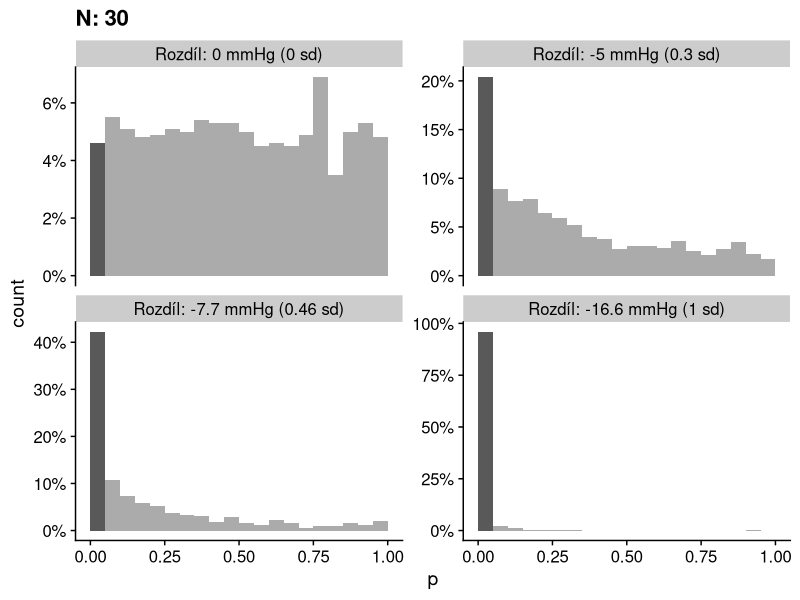
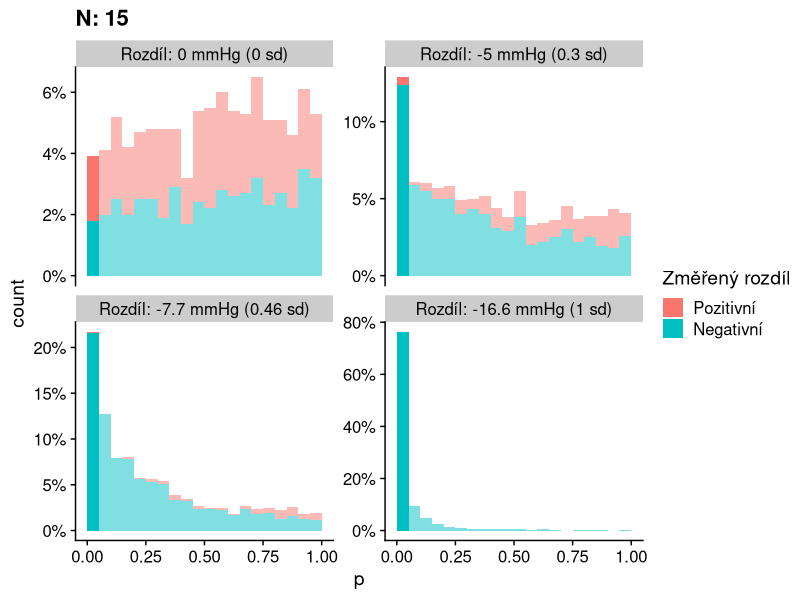
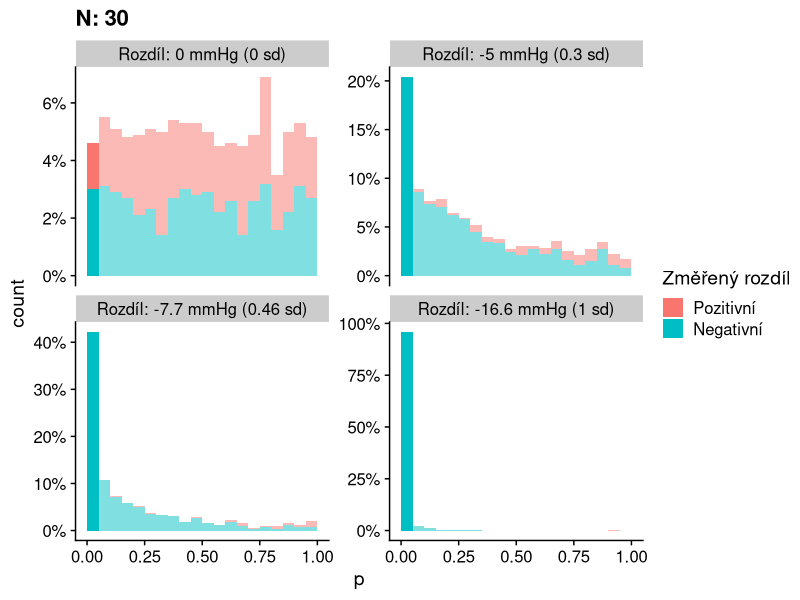
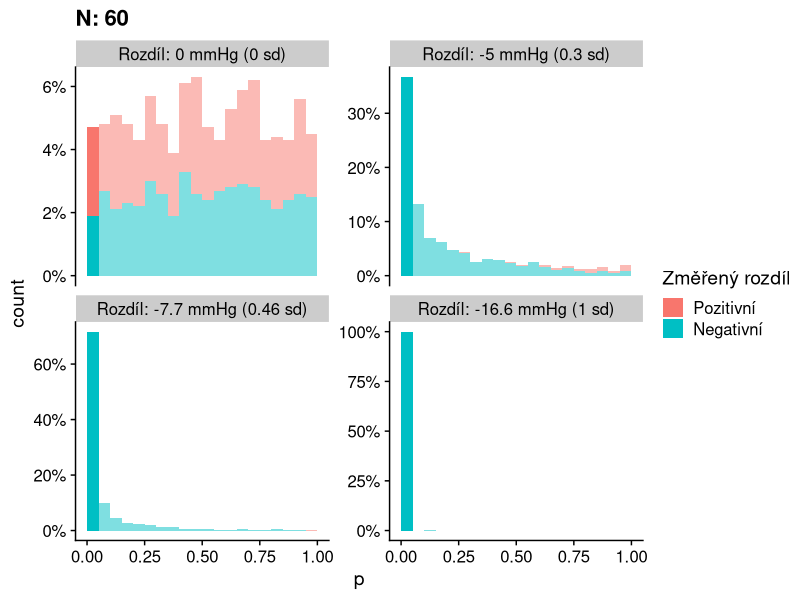
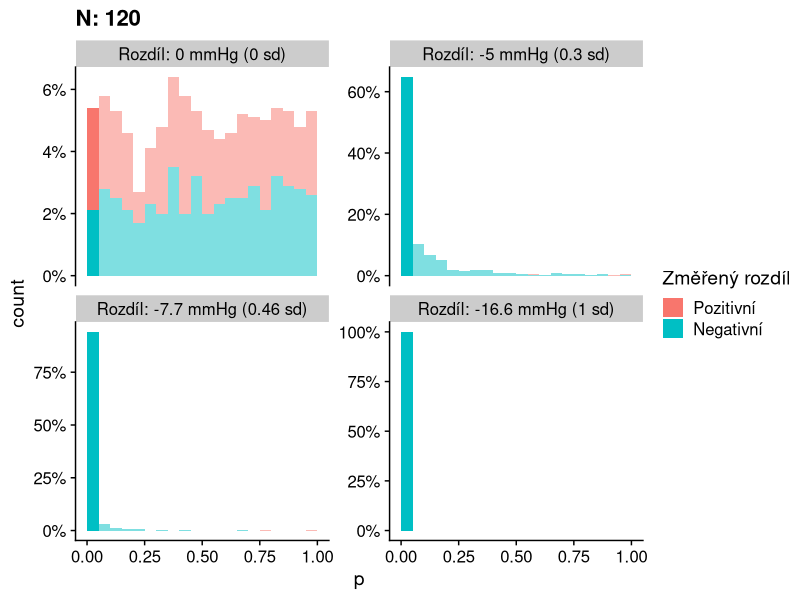
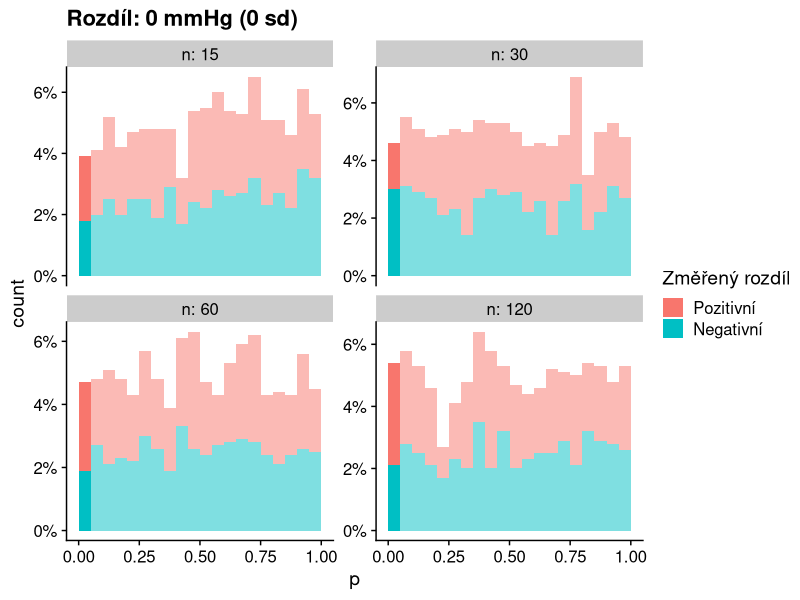
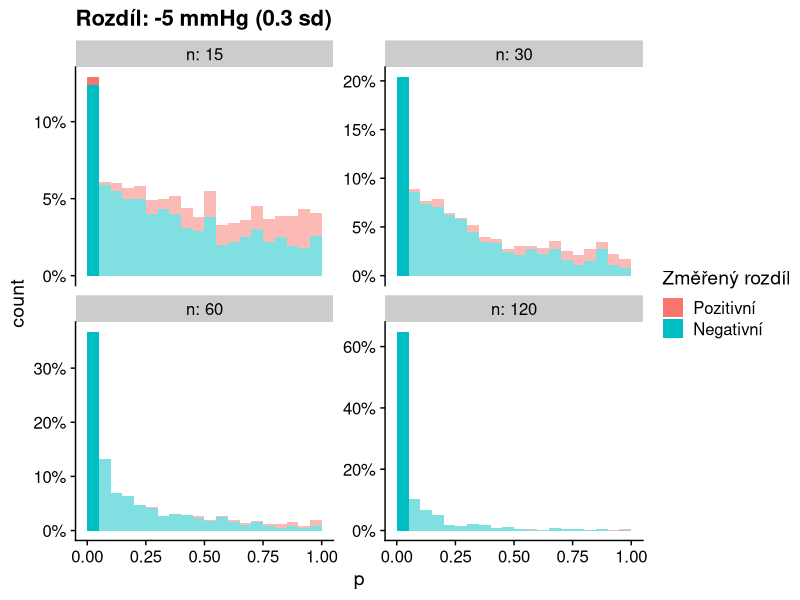
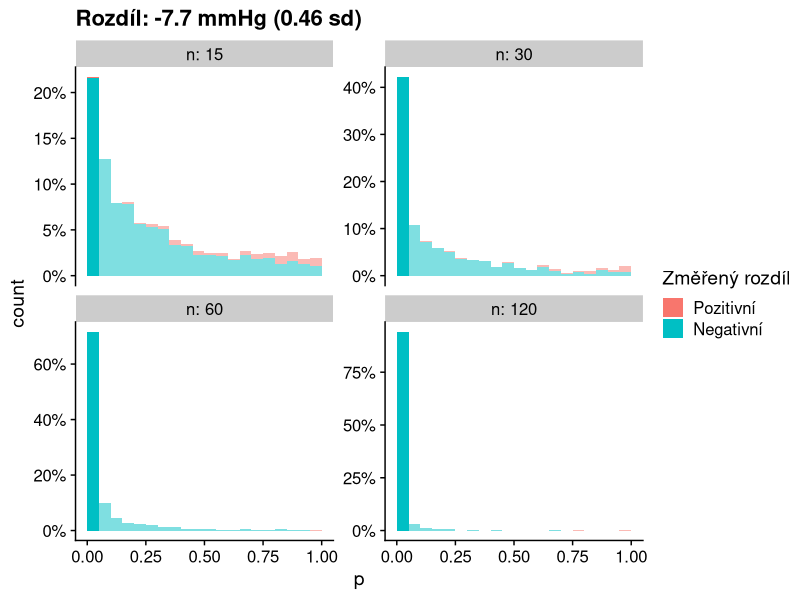

Write the R code that produced these figures, in order. (Note: a time limit stopped this script after it produced the figures.)
## ---- chunk 1
library(tidyverse)
library(cowplot)
theme_set(theme_cowplot())

sbp_sd <- 16.6
effect_ace_minus_placebo <- -7.68

n_sims <- 1000

plots <- list()
widths <- list()
heights <- list()

## ---- chunk 2
velikost_efektu <- tibble(efekt = c(0, -5 / sbp_sd, effect_ace_minus_placebo / sbp_sd, -1))
n_vzorku <- tibble(n = c(15, 30, 60, 120))
#n_vzorku <- tibble(n = seq(sqrt(15), sqrt(120), length.out = 4) ^ 2 %>% round())

single_p_sim <- function(data_row) {
  control <- rnorm(data_row$n, 0, 1)
  treatment <- rnorm(data_row$n, data_row$efekt, 1)
  test_res <- t.test(control, treatment)
  
  cbind(data_row, tibble(p = test_res$p.value, zmereny_rozdil = mean(treatment) - mean(control)))
}

p_velikost_efektu <- velikost_efektu %>% 
  crossing(n_vzorku) %>%
  crossing(sim = 1:n_sims) %>%
  transpose() %>%
  map_df(single_p_sim) %>%
  mutate(druh_rozdilu = factor(zmereny_rozdil > 0, levels = c(TRUE, FALSE), labels = c("Pozitivní", "Negativní")),
         efekt_f = factor(efekt, levels = velikost_efektu$efekt))


## ---- chunk 3
hg_sd_label <- function(sd_val) {
  numeric_sd_val <- sd_val %>% as.numeric()
  paste0("Rozdíl: ", round(sbp_sd * numeric_sd_val, 1), " mmHg (", abs(round(numeric_sd_val, 2)), " sd)")
}


facet_efekt <- facet_wrap(~efekt_f, scales = "free_y", labeller = labeller(efekt_f = hg_sd_label))


scale_pocet <- scale_y_continuous(labels = function(x) { scales::percent(x / n_sims, accuracy = 1)}, trans = scales::trans_new("Relative", transform = function(x) { x / n_sims}, inverse = function(x) { x * n_sims}))

p_breaks <- seq(0,1, by = 0.05)
n_first_plot <- n_vzorku$n[2]

plots$p_fixini_n_prvni <- p_velikost_efektu %>% filter(n == n_first_plot) %>% 
  ggplot(aes(x = p, alpha = p < 0.05)) + geom_histogram(breaks = p_breaks) +  
  scale_alpha_discrete(range = c(0.5,1), guide = FALSE) +
  scale_pocet + facet_efekt + ggtitle(paste0("N: ", n_first_plot))
plots$p_fixini_n_prvni

for(n_k_zobrazeni in n_vzorku$n) {
  plot_name <- paste0("p_fixni_n_", n_k_zobrazeni)
  plots[[plot_name]] <- p_velikost_efektu %>% filter(n == n_k_zobrazeni) %>% ggplot(aes(x = p, fill = druh_rozdilu, alpha = p < 0.05)) + geom_histogram(breaks = p_breaks) + 
      scale_pocet + facet_efekt + scale_fill_discrete("Změřený rozdíl") +
      scale_alpha_discrete(range = c(0.5,1), guide = FALSE) +
      ggtitle(paste0("N: ", n_k_zobrazeni))
  print(plots[[plot_name]])
}


for(efekt_k_zobrazeni in velikost_efektu$efekt) {
  plot_name <- paste0("p_fixni_efekt_", round(efekt_k_zobrazeni,2))
  plots[[plot_name]] <- p_velikost_efektu %>% filter(efekt == efekt_k_zobrazeni) %>% ggplot(aes(x = p, fill = druh_rozdilu, alpha = p < 0.05)) + 
      geom_histogram(breaks = p_breaks) + facet_wrap(~n, labeller = label_both, scales = "free_y") + 
      scale_fill_discrete("Změřený rozdíl") + scale_pocet +
      scale_alpha_discrete(range = c(0.5,1), guide = FALSE) +
      ggtitle(hg_sd_label(efekt_k_zobrazeni))
  print(plots[[plot_name]])
}


## ---- chunk 4
power.t.test(delta = effect_ace_minus_placebo, sd = sbp_sd, sig.level = 0.05, power = 0.8)
## ---- chunk 5
efekty <- velikost_efektu$efekt[c(2,3)]
nka <- n_vzorku$n[c(2,4)]
for(i in 1:length(efekty) ) {
  n_k_zobrazeni <- nka[i]
  efekt_k_zobrazeni <- efekty[i]
  plot_name <- paste0("m_and_s_error_",n_k_zobrazeni,"_eff_", round(abs(efekt_k_zobrazeni),2))
  plots[[plot_name]] <- p_velikost_efektu %>% filter(n == n_k_zobrazeni, efekt == efekt_k_zobrazeni, p < 0.05) %>%
    ggplot(aes(x = zmereny_rozdil * sbp_sd)) + geom_histogram(aes(y = stat(width*density)), binwidth = 1)  + geom_vline(xintercept = efekt_k_zobrazeni * sbp_sd, color = "blue", size = 2, linetype = "dashed") + 
    facet_efekt + scale_y_continuous("Podíl", labels = scales::percent) + scale_x_continuous("Změřený rozdíl [mmHg]") +
    ggtitle(paste0("Pouze p < 0.05, N: ", n_k_zobrazeni))
  print(plots[[plot_name]])
  
  widths[[plot_name]] <- 6
}
## ---- chunk 6
n_studii <- 8
n_vice_studii <- 30
studie_df_raw <- list()
next_id <- 1
efekty_pro_vice_studii <- c(0, velikost_efektu$efekt[3])
for(efekt_pro_simulace in efekty_pro_vice_studii) {
  p_pro_sim <- p_velikost_efektu %>% filter(n == n_vice_studii, efekt == efekt_pro_simulace)
  for(i in 1:n_sims) {
    studie_df_raw[[next_id]] <- p_pro_sim %>% sample_n(n_studii) %>% 
      group_by(n, efekt, efekt_f) %>%
      summarise(min.p = min(p), max.p = max(p), min.zmereny_rozdil = min(zmereny_rozdil), max.zmereny_rozdil = max(zmereny_rozdil))
      #summarise(min.p = min(p), max.p = max(p), min.zmereny_rozdil = min(c(Inf,zmereny_rozdil[p < 0.05])), max.zmereny_rozdil = max(c(-Inf,zmereny_rozdil[p < 0.05])))
    next_id <- next_id + 1
  }
}

p_vice_studii <- do.call(rbind, studie_df_raw)

p_vice_studii_long <- p_vice_studii %>%
      pivot_longer(c("min.p","max.p","min.zmereny_rozdil","max.zmereny_rozdil"), names_to = c("typ","meritko"), names_sep = "\\.", values_to = "hodnota") 

## ---- chunk 7
for(efekt_k_zobrazeni in efekty_pro_vice_studii) {
  plot_name_base <- paste0("vice_studii_", abs(round(efekt_k_zobrazeni,2)),"_")
  title <- ggtitle(paste0(n_studii, " studií, N: ", n_vice_studii))
  
  plot_name_p <- paste0(plot_name_base, "_p")
  plots[[plot_name_p]] <- p_vice_studii_long %>% filter(meritko == "p", efekt == efekt_k_zobrazeni) %>%
      ggplot(aes(x = hodnota, color = typ)) + geom_freqpoly(breaks = p_breaks) + scale_pocet + facet_efekt + title +
      geom_vline(xintercept = 0.05, color = "green", size = 2, linetype = "dashed") +
    scale_x_continuous("p-hodnota")
  widths[[plot_name_p]] <- 6
  print(plots[[plot_name_p]])

  plot_name_zmereny <- paste0(plot_name_base, "_zmereny_rozdil")
  plots[[plot_name_zmereny]] <- p_vice_studii_long %>% filter(meritko == "zmereny_rozdil", efekt == efekt_k_zobrazeni, !is.infinite(hodnota)) %>%
      ggplot(aes(x = hodnota * sbp_sd, color = typ)) + geom_freqpoly(bins = 10) + scale_pocet + facet_efekt + title +
    geom_vline(xintercept = efekt_k_zobrazeni * sbp_sd, color = "blue", size = 2, linetype = "dashed") +
    scale_x_continuous("Změřený rozdíl")
  widths[[plot_name_zmereny]] <- 6
  print(plots[[plot_name_zmereny]])
  
}
## ---- chunk 8
full_population <- rnorm(1e6, effect_ace_minus_placebo, sbp_sd)
increase_biases <- c(3/2, 4/3, 11/10)

biased_study_population_size <- 1e5
biased_study_errors <- numeric(n_sims * length(increase_biases))
for(bias in increase_biases) {
  full_population_probs <-if_else(full_population < 0, 1, bias)
  for(i in 1:n_sims) {
    biased_sample <- sample(full_population, size = biased_study_population_size, replace = TRUE, prob = full_population_probs)
    biased_study_errors[i] <- (mean(biased_sample) - effect_ace_minus_placebo)^2 
  }
}
  
rct_results <- data.frame(sample_size = 5 * (2 ^ (0:7))) %>% crossing(sim = 1:n_sims) %>%
  rowwise() %>%
  mutate(error = mean(rnorm(sample_size, 0, sbp_sd)) ^ 2) %>%
  group_by(sample_size) %>%
  summarise(low_error = sqrt(quantile(error, 0.025)), mean_error = sqrt(mean(error)), high_error = sqrt(quantile(error, 0.975)))

biased_results <- data.frame(low_error = sqrt(quantile(biased_study_errors, 0.025)), mean_error = sqrt(mean(biased_study_errors)), high_error = sqrt(quantile(biased_study_errors, 0.975))) %>% 
  crossing(data.frame(sample_size = unique(rct_results$sample_size)))


## ---- chunk 9
plots$rct_error <- 
rct_results %>% ggplot(aes(x = sample_size, y = mean_error))  + #, ymin = low_error, ymax = high_error
  #geom_ribbon(alpha = 0.3) + 
  geom_line() + 
#  geom_ribbon(data = biased_results, fill = "blue", alpha = 0.3) + 
  scale_y_continuous("Půměrná chyba RCT [mmHg]") +
  scale_x_continuous("Velikost vzorku RCT")

hline_size <- 2
pal <- viridisLite::plasma(3)

plots$rct_error_biased <- 
  plots$rct_error +
    geom_hline(data = biased_results, aes(yintercept = mean_error), color = pal[2], size = hline_size)

plots$rct_error_biased_decoy <- 
  plots$rct_error_biased +
    geom_hline(yintercept = 0.84, color =  pal[1], size = hline_size) +
    geom_hline(yintercept = 2.53, color =  pal[3], size = hline_size)

## ---- chunk 10
set.seed(56852266)
data_pohledny <- data.frame(pohledny = rnorm(200), laskavy = rnorm(200))

plot_pohledny <- function(split = "none", trend = FALSE) {
  
  if(split == "none") {
    data_to_plot <- data_pohledny %>% mutate(group = 1)
    alpha_scale = scale_alpha_continuous(range = c(0.999, 1), guide = FALSE)
  } else {
    alpha_scale <- scale_alpha_continuous(range = c(0.2, 1), guide = FALSE)
    if (split == "up") {
      data_to_plot <- data_pohledny %>% mutate(group = if_else(pohledny + laskavy > 0, 1, 0))
    } else if (split == "down") {
      data_to_plot <- data_pohledny %>% mutate(group = if_else(pohledny + laskavy < 0, 1, 0))
    }
  }
  
  if(trend) {
  #  smooth <- geom_smooth(aes(x = pohledny, y = laskavy), inherit.aes = FALSE, data = rbind(data_to_plot %>% filter(group > 0), data.frame(laskavy = 0, pohledny = 0, group = 0)), method = "lm", formula = y ~x)
    smooth <- geom_smooth(aes(x = pohledny, y = laskavy), inherit.aes = FALSE, data = data_to_plot %>% filter(group > 0), method = "lm", formula = y ~x)
  } else {
    smooth <- NULL
  }
  data_to_plot %>% 
    ggplot(aes(x = pohledny, y = laskavy, alpha = group)) + 
    scale_x_continuous("Pohledný", breaks = c(-1.5, 1.5), labels = c("Málo", "Hodně")) + scale_y_continuous("Laskavý", breaks = c(-1.5, 1.5), labels = c("Málo", "Hodně"))+ 
    geom_vline(xintercept = 0) + geom_hline(yintercept =  0) + 
    geom_point(color = viridisLite::plasma(3)[2]) +
    smooth +
    alpha_scale +
    theme(axis.line = element_blank(), axis.ticks = element_blank())
}

plots$laskavy_pohledny_1 <- plot_pohledny("none")
plots$laskavy_pohledny_2 <- plot_pohledny("none", TRUE)
plots$laskavy_pohledny_3 <- plot_pohledny("up")
plots$laskavy_pohledny_4 <- plot_pohledny("up", TRUE)   
plots$laskavy_pohledny_5 <- plot_pohledny("down")
plots$laskavy_pohledny_6 <- plot_pohledny("down", TRUE)
for(plot_name in paste0("laskavy_pohledny_", 1:6)){
  print(plots[[plot_name]])
  widths[[plot_name]] <- 6
  heights[[plot_name]] <- 5
}
## ---- chunk 11
set.seed(99852665)
n_obs <- 100
data_regression_to_the_mean <- data.frame(id = 1:n_obs, before = rnorm(n_obs, mean = 30, sd = 2), after = rnorm(n_obs, mean = 30, sd = 2)) %>% mutate(selected = as.numeric(before > 32), improved = factor(before > after, levels = c(TRUE, FALSE), labels = c("Ano","Ne"))) %>%
  pivot_longer(c("before", "after"),names_to = "group", values_to = "BMI") %>%
  mutate(group = factor(group, levels = c("before","after"), labels = c("Před zásahem", "Po zásahu")))

base_rtm_plot <- data_regression_to_the_mean %>% ggplot(aes(x = group,y = BMI, alpha = selected, color = improved, group = id)) + geom_line() + geom_point() + scale_x_discrete("Skupina") + scale_color_discrete("Snížení BMI")

plots$regression_to_the_mean <- base_rtm_plot + scale_alpha(range = c(0.9999, 1), guide = FALSE)
plots$regression_to_the_mean 

plots$regression_to_the_mean_highlight <- base_rtm_plot + scale_alpha(range = c(0.2, 1), guide = FALSE) 
plots$regression_to_the_mean_highlight 



## ---- chunk 12
tmp_dir <- here::here("local_tmp_data")
if(!dir.exists(tmp_dir)) {
  dir.create(tmp_dir)
}

for(plot_name in names(plots)) {
  if(!is.null(widths[[plot_name]])) {
    width <- widths[[plot_name]]
  } else {
    width <- 8
  }
  if(!is.null(heights[[plot_name]])) {
    height <- heights[[plot_name]]
  } else {
    height <- width * 0.6666666666667
  }
  ggsave(plot = plots[[plot_name]], filename = paste0(tmp_dir,"/",plot_name,".png"), dpi = 300, width = width, height = height)
}
